Frame 1 (no input): blank canvas, image omitted
Frame 60 (no input): blank canvas, image omitted
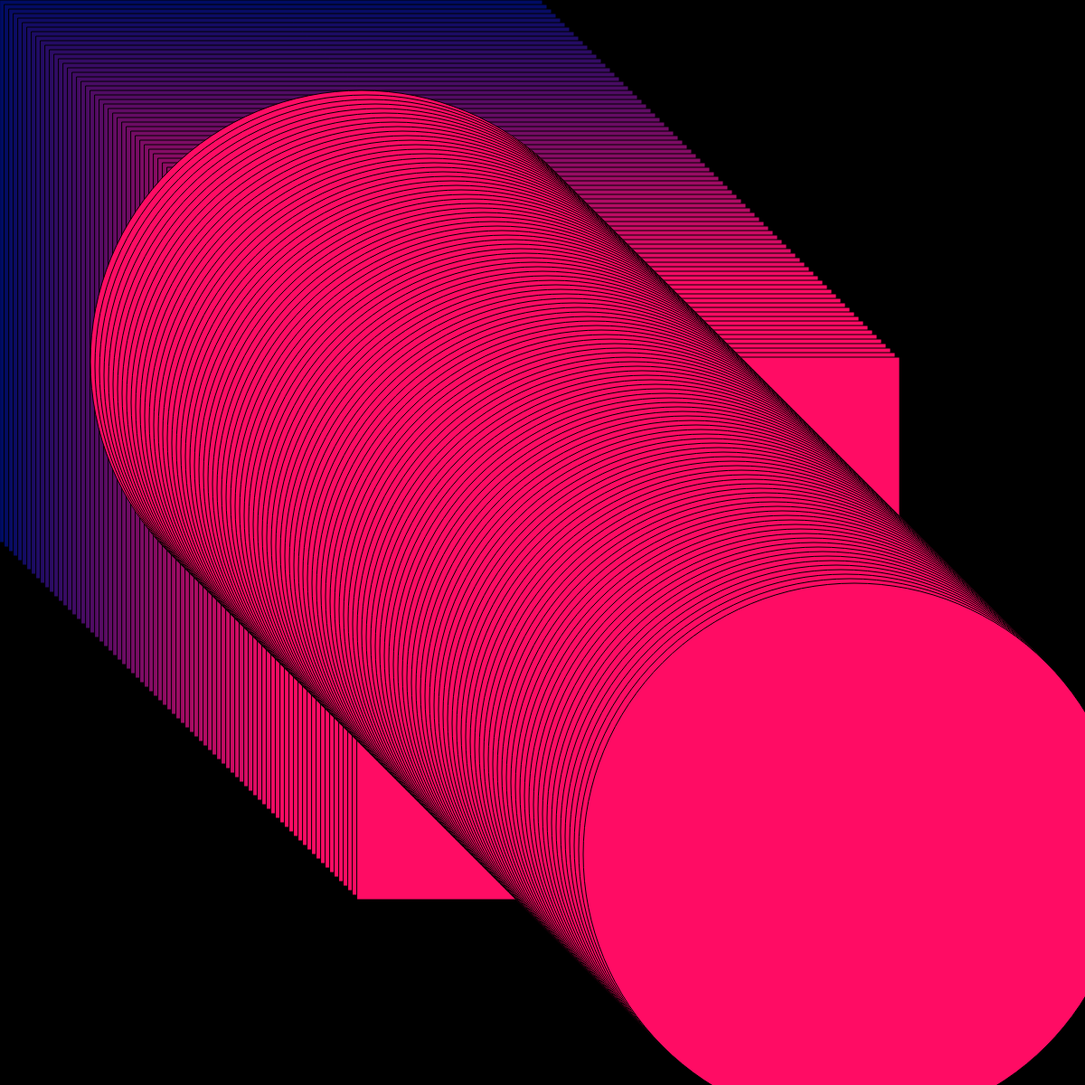
Frame 120 (the mouse pressed at the canvas centre since frame 60)

The p5.js sketch whose frames 1 and 60 were blank and that drew this single picture after the mouse press (run headless with seeded random() and noise() and a simulated clock; from frame 60 on, the mouse is pressed at the canvas centre):

// p5.js sketch
// ── sketch.js
//CC workshop
//work 2:- a gradient of shapes
//creates a set of rectangles and then ellipses using a for loop in each frame
//dimensions of shapes determined by the mouse coordinates

function setup() {
   createCanvas(1200, 1200);   //makes a canvas
   background(12,12,250); //three args: red,green,blue 
}

function draw() {
  background(0);
  var x=mouseX;
  var y=mouseY;
  
  //random means it keeps changing inside 
  for(var i=0;i<190;i++){
  if(i<80){
    fill(i*4,12,100); 
    rect(i*5,i*5,x,y); 
	}
  else{
    fill(i*4,12,100); 
    ellipse(i*5,i*5,x,y);
	}	
 
	
  }
  
   
  
}
  
